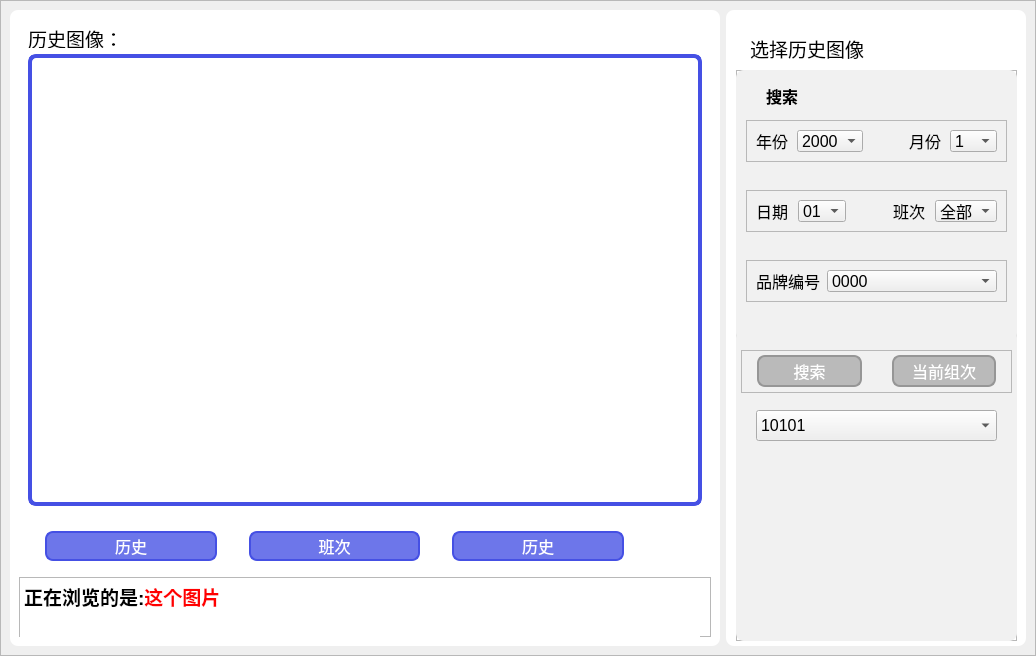
<?xml version="1.0" encoding="UTF-8"?>
<ui version="4.0">
 <class>MainWindow</class>
 <widget class="QMainWindow" name="MainWindow">
  <property name="geometry">
   <rect>
    <x>0</x>
    <y>0</y>
    <width>1036</width>
    <height>656</height>
   </rect>
  </property>
  <property name="minimumSize">
   <size>
    <width>1036</width>
    <height>656</height>
   </size>
  </property>
  <property name="maximumSize">
   <size>
    <width>1036</width>
    <height>656</height>
   </size>
  </property>
  <property name="windowTitle">
   <string>MainWindow</string>
  </property>
  <property name="styleSheet">
   <string notr="true"/>
  </property>
  <widget class="QWidget" name="centralwidget">
   <layout class="QVBoxLayout" name="verticalLayout">
    <property name="spacing">
     <number>0</number>
    </property>
    <property name="leftMargin">
     <number>0</number>
    </property>
    <property name="topMargin">
     <number>0</number>
    </property>
    <property name="rightMargin">
     <number>0</number>
    </property>
    <property name="bottomMargin">
     <number>0</number>
    </property>
    <item>
     <widget class="QFrame" name="frame">
      <property name="styleSheet">
       <string notr="true">#frame{
border-image: url(:/images/images/background.png);
}</string>
      </property>
      <property name="frameShape">
       <enum>QFrame::StyledPanel</enum>
      </property>
      <property name="frameShadow">
       <enum>QFrame::Raised</enum>
      </property>
      <layout class="QHBoxLayout" name="horizontalLayout">
       <item>
        <widget class="QWidget" name="widget_picture" native="true">
         <property name="styleSheet">
          <string notr="true">#widget_picture{
color: rgb(255, 255, 255);
border-radius:8px;
background-color:rgb(255,255,255);
}
</string>
         </property>
         <layout class="QVBoxLayout" name="verticalLayout_2">
          <item>
           <widget class="QWidget" name="widget_picture1" native="true">
            <property name="maximumSize">
             <size>
              <width>16777215</width>
              <height>600</height>
             </size>
            </property>
            <property name="styleSheet">
             <string notr="true">#widget_picture1{
	background-color:none;


}</string>
            </property>
            <layout class="QVBoxLayout" name="verticalLayout_3">
             <item>
              <widget class="QLabel" name="label">
               <property name="minimumSize">
                <size>
                 <width>0</width>
                 <height>20</height>
                </size>
               </property>
               <property name="maximumSize">
                <size>
                 <width>16777215</width>
                 <height>20</height>
                </size>
               </property>
               <property name="font">
                <font>
                 <pointsize>14</pointsize>
                </font>
               </property>
               <property name="styleSheet">
                <string notr="true">#label{
	background-color: none;

}</string>
               </property>
               <property name="text">
                <string>历史图像：</string>
               </property>
              </widget>
             </item>
             <item>
              <widget class="QLabel" name="label_11">
               <property name="styleSheet">
                <string notr="true">#label_11{
color: rgb(255, 255, 255);
border-radius:8px;
background-color:none;
border:4px solid  rgb(69, 80, 228);
}
</string>
               </property>
               <property name="text">
                <string>TextLabel</string>
               </property>
              </widget>
             </item>
            </layout>
           </widget>
          </item>
          <item>
           <widget class="QWidget" name="widget_picture_button" native="true">
            <property name="minimumSize">
             <size>
              <width>0</width>
              <height>0</height>
             </size>
            </property>
            <property name="maximumSize">
             <size>
              <width>16777215</width>
              <height>50</height>
             </size>
            </property>
            <property name="styleSheet">
             <string notr="true">#widget_picture_button{

	background-color: rgb(0, 255, 255,0);


}</string>
            </property>
            <layout class="QHBoxLayout" name="horizontalLayout_2">
             <property name="spacing">
              <number>6</number>
             </property>
             <property name="leftMargin">
              <number>0</number>
             </property>
             <property name="topMargin">
              <number>9</number>
             </property>
             <property name="rightMargin">
              <number>9</number>
             </property>
             <property name="bottomMargin">
              <number>9</number>
             </property>
             <item>
              <widget class="QLabel" name="label_5">
               <property name="maximumSize">
                <size>
                 <width>20</width>
                 <height>20</height>
                </size>
               </property>
               <property name="text">
                <string/>
               </property>
              </widget>
             </item>
             <item>
              <widget class="QPushButton" name="pushButton">
               <property name="minimumSize">
                <size>
                 <width>0</width>
                 <height>30</height>
                </size>
               </property>
               <property name="maximumSize">
                <size>
                 <width>16777215</width>
                 <height>30</height>
                </size>
               </property>
               <property name="font">
                <font>
                 <pointsize>12</pointsize>
                </font>
               </property>
               <property name="styleSheet">
                <string notr="true">#pushButton{
color: rgb(255, 255, 255);
border-radius:8px;
background-color: rgb(69, 80, 228,200);
border:2px solid  rgb(69, 80, 228);
}

#pushButton:hover{
background-color: rgb(69, 80, 228,100);
color:black;
}



#pushButton:pressed{
background-color:  rgb(69, 80, 228,150);
color:black;
padding-top:3px;
padding-left:3px;
}</string>
               </property>
               <property name="text">
                <string>历史</string>
               </property>
              </widget>
             </item>
             <item>
              <widget class="QLabel" name="label_2">
               <property name="maximumSize">
                <size>
                 <width>20</width>
                 <height>20</height>
                </size>
               </property>
               <property name="font">
                <font>
                 <pointsize>13</pointsize>
                </font>
               </property>
               <property name="text">
                <string/>
               </property>
              </widget>
             </item>
             <item>
              <widget class="QPushButton" name="pushButton_2">
               <property name="minimumSize">
                <size>
                 <width>0</width>
                 <height>30</height>
                </size>
               </property>
               <property name="maximumSize">
                <size>
                 <width>16777215</width>
                 <height>30</height>
                </size>
               </property>
               <property name="font">
                <font>
                 <pointsize>12</pointsize>
                </font>
               </property>
               <property name="styleSheet">
                <string notr="true">#pushButton_2{
color: rgb(255, 255, 255);
border-radius:8px;
background-color: rgb(69, 80, 228,200);
border:2px solid  rgb(69, 80, 228);
}

#pushButton_2:hover{
background-color: rgb(69, 80, 228,100);
color:black;
}



#pushButton_2:pressed{
background-color:  rgb(69, 80, 228,150);
color:black;
padding-top:3px;
padding-left:3px;
}</string>
               </property>
               <property name="text">
                <string>班次</string>
               </property>
              </widget>
             </item>
             <item>
              <widget class="QLabel" name="label_17">
               <property name="maximumSize">
                <size>
                 <width>20</width>
                 <height>20</height>
                </size>
               </property>
               <property name="font">
                <font>
                 <pointsize>13</pointsize>
                </font>
               </property>
               <property name="text">
                <string/>
               </property>
              </widget>
             </item>
             <item>
              <widget class="QPushButton" name="pushButton_3">
               <property name="minimumSize">
                <size>
                 <width>0</width>
                 <height>30</height>
                </size>
               </property>
               <property name="maximumSize">
                <size>
                 <width>16777215</width>
                 <height>30</height>
                </size>
               </property>
               <property name="font">
                <font>
                 <pointsize>12</pointsize>
                </font>
               </property>
               <property name="styleSheet">
                <string notr="true">#pushButton_3{
color: rgb(255, 255, 255);
border-radius:8px;
background-color: rgb(69, 80, 228,200);
border:2px solid  rgb(69, 80, 228);
}

#pushButton_3:hover{
background-color: rgb(69, 80, 228,100);
color:black;
}



#pushButton_3:pressed{
background-color:  rgb(69, 80, 228,150);
color:black;
padding-top:3px;
padding-left:3px;
}</string>
               </property>
               <property name="text">
                <string>历史</string>
               </property>
              </widget>
             </item>
             <item>
              <widget class="QLabel" name="label_3">
               <property name="maximumSize">
                <size>
                 <width>20</width>
                 <height>20</height>
                </size>
               </property>
               <property name="text">
                <string/>
               </property>
              </widget>
             </item>
             <item>
              <widget class="QLabel" name="label_4">
               <property name="maximumSize">
                <size>
                 <width>20</width>
                 <height>20</height>
                </size>
               </property>
               <property name="text">
                <string/>
               </property>
              </widget>
             </item>
             <item>
              <widget class="QLabel" name="label_6">
               <property name="maximumSize">
                <size>
                 <width>20</width>
                 <height>20</height>
                </size>
               </property>
               <property name="text">
                <string/>
               </property>
              </widget>
             </item>
            </layout>
           </widget>
          </item>
          <item>
           <widget class="QFrame" name="frame_2">
            <property name="minimumSize">
             <size>
              <width>200</width>
              <height>40</height>
             </size>
            </property>
            <property name="maximumSize">
             <size>
              <width>16777215</width>
              <height>60</height>
             </size>
            </property>
            <property name="frameShape">
             <enum>QFrame::StyledPanel</enum>
            </property>
            <property name="frameShadow">
             <enum>QFrame::Raised</enum>
            </property>
            <layout class="QVBoxLayout" name="verticalLayout_4">
             <property name="spacing">
              <number>0</number>
             </property>
             <property name="leftMargin">
              <number>0</number>
             </property>
             <property name="topMargin">
              <number>0</number>
             </property>
             <property name="rightMargin">
              <number>0</number>
             </property>
             <property name="bottomMargin">
              <number>0</number>
             </property>
             <item>
              <widget class="QTextEdit" name="textEdit">
               <property name="minimumSize">
                <size>
                 <width>680</width>
                 <height>200</height>
                </size>
               </property>
               <property name="maximumSize">
                <size>
                 <width>200</width>
                 <height>200</height>
                </size>
               </property>
               <property name="styleSheet">
                <string notr="true">border:none;</string>
               </property>
               <property name="html">
                <string>&lt;!DOCTYPE HTML PUBLIC &quot;-//W3C//DTD HTML 4.0//EN&quot; &quot;http://www.w3.org/TR/REC-html40/strict.dtd&quot;&gt;
&lt;html&gt;&lt;head&gt;&lt;meta name=&quot;qrichtext&quot; content=&quot;1&quot; /&gt;&lt;style type=&quot;text/css&quot;&gt;
p, li { white-space: pre-wrap; }
&lt;/style&gt;&lt;/head&gt;&lt;body style=&quot; font-family:'SimSun'; font-size:9pt; font-weight:400; font-style:normal;&quot;&gt;
&lt;p style=&quot; margin-top:0px; margin-bottom:0px; margin-left:0px; margin-right:0px; -qt-block-indent:0; text-indent:0px;&quot;&gt;&lt;span style=&quot; font-size:14pt; font-weight:600;&quot;&gt;正在浏览的是:&lt;/span&gt;&lt;span style=&quot; font-size:14pt; font-weight:600; color:#ff0000;&quot;&gt;这个图片&lt;/span&gt;&lt;/p&gt;&lt;/body&gt;&lt;/html&gt;</string>
               </property>
              </widget>
             </item>
            </layout>
           </widget>
          </item>
         </layout>
        </widget>
       </item>
       <item>
        <widget class="QWidget" name="widget_info" native="true">
         <property name="minimumSize">
          <size>
           <width>300</width>
           <height>0</height>
          </size>
         </property>
         <property name="maximumSize">
          <size>
           <width>300</width>
           <height>16777215</height>
          </size>
         </property>
         <property name="styleSheet">
          <string notr="true">#widget_info{
	background-color: rgb(255, 255, 255);
 	border-radius:8px;

}</string>
         </property>
         <widget class="QTextBrowser" name="textBrowser_2">
          <property name="geometry">
           <rect>
            <x>20</x>
            <y>20</y>
            <width>141</width>
            <height>41</height>
           </rect>
          </property>
          <property name="styleSheet">
           <string notr="true">border:none;</string>
          </property>
          <property name="html">
           <string>&lt;!DOCTYPE HTML PUBLIC &quot;-//W3C//DTD HTML 4.0//EN&quot; &quot;http://www.w3.org/TR/REC-html40/strict.dtd&quot;&gt;
&lt;html&gt;&lt;head&gt;&lt;meta name=&quot;qrichtext&quot; content=&quot;1&quot; /&gt;&lt;style type=&quot;text/css&quot;&gt;
p, li { white-space: pre-wrap; }
&lt;/style&gt;&lt;/head&gt;&lt;body style=&quot; font-family:'SimSun'; font-size:9pt; font-weight:400; font-style:normal;&quot;&gt;
&lt;p style=&quot; margin-top:0px; margin-bottom:0px; margin-left:0px; margin-right:0px; -qt-block-indent:0; text-indent:0px;&quot;&gt;&lt;span style=&quot; font-size:14pt;&quot;&gt;选择历史图像&lt;/span&gt;&lt;/p&gt;&lt;/body&gt;&lt;/html&gt;</string>
          </property>
         </widget>
         <widget class="QFrame" name="frame_3">
          <property name="geometry">
           <rect>
            <x>10</x>
            <y>60</y>
            <width>281</width>
            <height>571</height>
           </rect>
          </property>
          <property name="frameShape">
           <enum>QFrame::StyledPanel</enum>
          </property>
          <property name="frameShadow">
           <enum>QFrame::Raised</enum>
          </property>
          <widget class="QFrame" name="frame_7">
           <property name="geometry">
            <rect>
             <x>0</x>
             <y>0</y>
             <width>281</width>
             <height>271</height>
            </rect>
           </property>
           <property name="styleSheet">
            <string notr="true">#frame_7{
color: rgb(255, 255, 255);
border-radius:8px;
	background-color: rgb(241, 241, 241);

}
</string>
           </property>
           <property name="frameShape">
            <enum>QFrame::StyledPanel</enum>
           </property>
           <property name="frameShadow">
            <enum>QFrame::Raised</enum>
           </property>
           <widget class="QLabel" name="label_7">
            <property name="geometry">
             <rect>
              <x>30</x>
              <y>10</y>
              <width>81</width>
              <height>31</height>
             </rect>
            </property>
            <property name="font">
             <font>
              <pointsize>12</pointsize>
              <weight>75</weight>
              <bold>true</bold>
             </font>
            </property>
            <property name="text">
             <string>搜索</string>
            </property>
           </widget>
           <widget class="QFrame" name="frame_4">
            <property name="geometry">
             <rect>
              <x>10</x>
              <y>50</y>
              <width>261</width>
              <height>42</height>
             </rect>
            </property>
            <property name="font">
             <font>
              <pointsize>10</pointsize>
             </font>
            </property>
            <property name="frameShape">
             <enum>QFrame::StyledPanel</enum>
            </property>
            <property name="frameShadow">
             <enum>QFrame::Raised</enum>
            </property>
            <layout class="QHBoxLayout" name="horizontalLayout_3">
             <item>
              <widget class="QLabel" name="label_8">
               <property name="font">
                <font>
                 <pointsize>12</pointsize>
                </font>
               </property>
               <property name="text">
                <string>年份</string>
               </property>
              </widget>
             </item>
             <item>
              <widget class="QComboBox" name="comboBox_2">
               <property name="font">
                <font>
                 <pointsize>12</pointsize>
                </font>
               </property>
               <item>
                <property name="text">
                 <string>2000</string>
                </property>
               </item>
               <item>
                <property name="text">
                 <string>2001</string>
                </property>
               </item>
               <item>
                <property name="text">
                 <string>2002</string>
                </property>
               </item>
              </widget>
             </item>
             <item>
              <widget class="QLabel" name="label_13">
               <property name="text">
                <string/>
               </property>
              </widget>
             </item>
             <item>
              <widget class="QLabel" name="label_9">
               <property name="font">
                <font>
                 <pointsize>12</pointsize>
                </font>
               </property>
               <property name="text">
                <string>月份</string>
               </property>
              </widget>
             </item>
             <item>
              <widget class="QComboBox" name="comboBox_3">
               <property name="font">
                <font>
                 <pointsize>12</pointsize>
                </font>
               </property>
               <item>
                <property name="text">
                 <string>1</string>
                </property>
               </item>
               <item>
                <property name="text">
                 <string>2</string>
                </property>
               </item>
               <item>
                <property name="text">
                 <string>3</string>
                </property>
               </item>
               <item>
                <property name="text">
                 <string>4</string>
                </property>
               </item>
               <item>
                <property name="text">
                 <string>5</string>
                </property>
               </item>
               <item>
                <property name="text">
                 <string>6</string>
                </property>
               </item>
               <item>
                <property name="text">
                 <string>7</string>
                </property>
               </item>
               <item>
                <property name="text">
                 <string>8</string>
                </property>
               </item>
               <item>
                <property name="text">
                 <string>9</string>
                </property>
               </item>
               <item>
                <property name="text">
                 <string>10</string>
                </property>
               </item>
               <item>
                <property name="text">
                 <string>11</string>
                </property>
               </item>
               <item>
                <property name="text">
                 <string>12</string>
                </property>
               </item>
              </widget>
             </item>
            </layout>
           </widget>
           <widget class="QFrame" name="frame_5">
            <property name="geometry">
             <rect>
              <x>10</x>
              <y>120</y>
              <width>261</width>
              <height>42</height>
             </rect>
            </property>
            <property name="font">
             <font>
              <pointsize>10</pointsize>
             </font>
            </property>
            <property name="frameShape">
             <enum>QFrame::StyledPanel</enum>
            </property>
            <property name="frameShadow">
             <enum>QFrame::Raised</enum>
            </property>
            <layout class="QHBoxLayout" name="horizontalLayout_4">
             <item>
              <widget class="QLabel" name="label_14">
               <property name="font">
                <font>
                 <pointsize>12</pointsize>
                </font>
               </property>
               <property name="text">
                <string>日期</string>
               </property>
              </widget>
             </item>
             <item>
              <widget class="QComboBox" name="comboBox_7">
               <property name="font">
                <font>
                 <pointsize>12</pointsize>
                </font>
               </property>
               <item>
                <property name="text">
                 <string>01</string>
                </property>
               </item>
               <item>
                <property name="text">
                 <string>02</string>
                </property>
               </item>
               <item>
                <property name="text">
                 <string>03</string>
                </property>
               </item>
              </widget>
             </item>
             <item>
              <widget class="QLabel" name="label_15">
               <property name="text">
                <string/>
               </property>
              </widget>
             </item>
             <item>
              <widget class="QLabel" name="label_16">
               <property name="font">
                <font>
                 <pointsize>12</pointsize>
                </font>
               </property>
               <property name="text">
                <string>班次</string>
               </property>
              </widget>
             </item>
             <item>
              <widget class="QComboBox" name="comboBox_8">
               <property name="font">
                <font>
                 <pointsize>12</pointsize>
                </font>
               </property>
               <item>
                <property name="text">
                 <string>全部</string>
                </property>
               </item>
               <item>
                <property name="text">
                 <string>？？</string>
                </property>
               </item>
               <item>
                <property name="text">
                 <string>？？</string>
                </property>
               </item>
              </widget>
             </item>
            </layout>
           </widget>
           <widget class="QFrame" name="frame_6">
            <property name="geometry">
             <rect>
              <x>10</x>
              <y>190</y>
              <width>261</width>
              <height>42</height>
             </rect>
            </property>
            <property name="font">
             <font>
              <pointsize>10</pointsize>
             </font>
            </property>
            <property name="frameShape">
             <enum>QFrame::StyledPanel</enum>
            </property>
            <property name="frameShadow">
             <enum>QFrame::Raised</enum>
            </property>
            <layout class="QHBoxLayout" name="horizontalLayout_5">
             <item>
              <widget class="QLabel" name="label_12">
               <property name="maximumSize">
                <size>
                 <width>65</width>
                 <height>16777215</height>
                </size>
               </property>
               <property name="font">
                <font>
                 <pointsize>12</pointsize>
                </font>
               </property>
               <property name="text">
                <string>品牌编号</string>
               </property>
              </widget>
             </item>
             <item>
              <widget class="QComboBox" name="comboBox_6">
               <property name="font">
                <font>
                 <pointsize>12</pointsize>
                </font>
               </property>
               <item>
                <property name="text">
                 <string>0000</string>
                </property>
               </item>
               <item>
                <property name="text">
                 <string>1111</string>
                </property>
               </item>
               <item>
                <property name="text">
                 <string>2222</string>
                </property>
               </item>
               <item>
                <property name="text">
                 <string>3333</string>
                </property>
               </item>
              </widget>
             </item>
            </layout>
           </widget>
          </widget>
          <widget class="QFrame" name="frame_8">
           <property name="geometry">
            <rect>
             <x>0</x>
             <y>260</y>
             <width>281</width>
             <height>311</height>
            </rect>
           </property>
           <property name="styleSheet">
            <string notr="true">#frame_8{
color: rgb(255, 255, 255);
border-radius:8px;
	background-color: rgb(241, 241, 241);

}
</string>
           </property>
           <property name="frameShape">
            <enum>QFrame::StyledPanel</enum>
           </property>
           <property name="frameShadow">
            <enum>QFrame::Raised</enum>
           </property>
           <widget class="QComboBox" name="comboBox">
            <property name="geometry">
             <rect>
              <x>20</x>
              <y>80</y>
              <width>241</width>
              <height>31</height>
             </rect>
            </property>
            <property name="font">
             <font>
              <pointsize>12</pointsize>
             </font>
            </property>
            <item>
             <property name="text">
              <string>10101</string>
             </property>
            </item>
            <item>
             <property name="text">
              <string>10101010</string>
             </property>
            </item>
            <item>
             <property name="text">
              <string>0101010101010</string>
             </property>
            </item>
            <item>
             <property name="text">
              <string>101010101010101010</string>
             </property>
            </item>
            <item>
             <property name="text">
              <string>101010101000000000000000</string>
             </property>
            </item>
            <item>
             <property name="text">
              <string>10000000000000000000000000000</string>
             </property>
            </item>
           </widget>
           <widget class="QFrame" name="frame_9">
            <property name="geometry">
             <rect>
              <x>5</x>
              <y>20</y>
              <width>271</width>
              <height>43</height>
             </rect>
            </property>
            <property name="frameShape">
             <enum>QFrame::StyledPanel</enum>
            </property>
            <property name="frameShadow">
             <enum>QFrame::Raised</enum>
            </property>
            <layout class="QHBoxLayout" name="horizontalLayout_6">
             <property name="spacing">
              <number>0</number>
             </property>
             <property name="leftMargin">
              <number>15</number>
             </property>
             <property name="topMargin">
              <number>0</number>
             </property>
             <property name="rightMargin">
              <number>15</number>
             </property>
             <property name="bottomMargin">
              <number>0</number>
             </property>
             <item>
              <widget class="QPushButton" name="pushButton_5">
               <property name="minimumSize">
                <size>
                 <width>0</width>
                 <height>32</height>
                </size>
               </property>
               <property name="font">
                <font>
                 <pointsize>12</pointsize>
                </font>
               </property>
               <property name="styleSheet">
                <string notr="true">#pushButton_5{
color: rgb(255, 255, 255);
border-radius:8px;
background-color: rgb(186, 186, 186);
border:2px solid rgb(150, 150, 150) ;
}

#pushButton_5:hover{
background-color: rgb(162, 162, 162);
color:black;
}



#pushButton_5:pressed{
background-color:  rgb(120, 120, 120);
color:black;
padding-top:3px;
padding-left:3px;
}</string>
               </property>
               <property name="text">
                <string>搜索</string>
               </property>
              </widget>
             </item>
             <item>
              <widget class="QLabel" name="label_10">
               <property name="maximumSize">
                <size>
                 <width>30</width>
                 <height>16777215</height>
                </size>
               </property>
               <property name="text">
                <string/>
               </property>
              </widget>
             </item>
             <item>
              <widget class="QPushButton" name="pushButton_6">
               <property name="minimumSize">
                <size>
                 <width>0</width>
                 <height>32</height>
                </size>
               </property>
               <property name="font">
                <font>
                 <pointsize>12</pointsize>
                </font>
               </property>
               <property name="styleSheet">
                <string notr="true">#pushButton_6{
color: rgb(255, 255, 255);
border-radius:8px;
background-color: rgb(186, 186, 186);
border:2px solid rgb(150, 150, 150) ;
}

#pushButton_6:hover{
background-color: rgb(162, 162, 162);
color:black;
}



#pushButton_6:pressed{
background-color:  rgb(120, 120, 120);
color:black;
padding-top:3px;
padding-left:3px;
}</string>
               </property>
               <property name="text">
                <string>当前组次</string>
               </property>
              </widget>
             </item>
            </layout>
           </widget>
          </widget>
         </widget>
        </widget>
       </item>
      </layout>
     </widget>
    </item>
   </layout>
  </widget>
 </widget>
 <resources>
  <include location="resources/recources.qrc"/>
 </resources>
 <connections/>
</ui>
